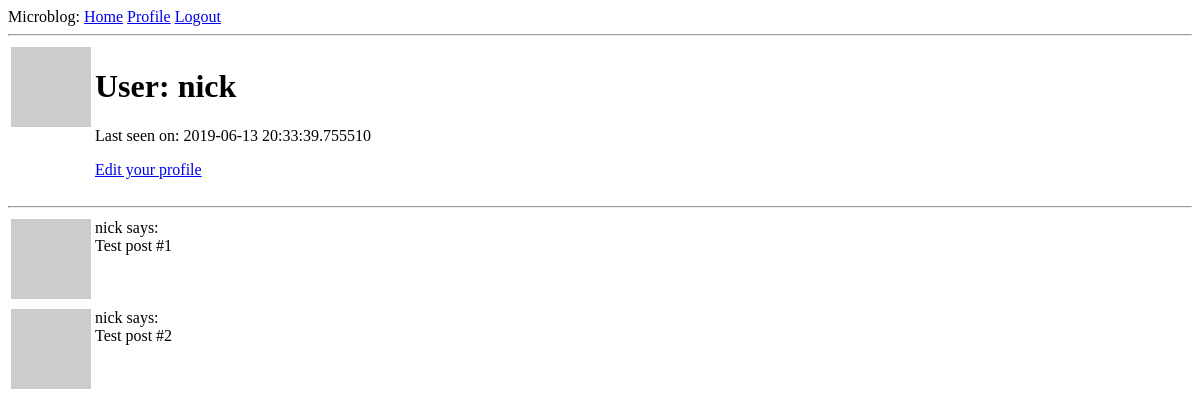
The app's page /user/nick (signed in), older data.
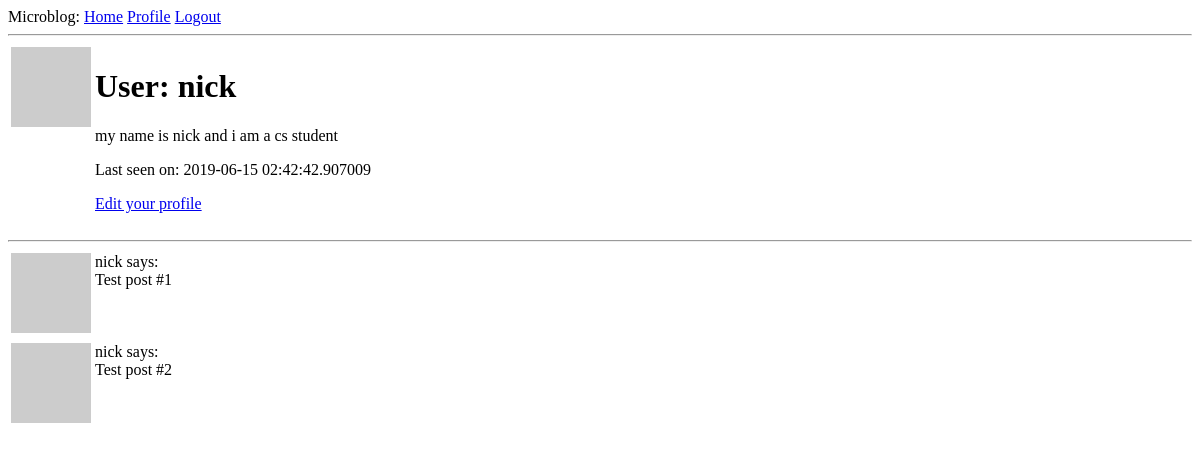
The same page, newer data.
### app/models.py (models this page shows, shortened)
class User(UserMixin, db.Model):
    id = db.Column(db.Integer, primary_key=True)
    username = db.Column(db.String(64), index = True, unique = True)
    email = db.Column(db.String(120), index =True, unique = True)
    password_hash = db.Column(db.String(128))
    about_me = db.Column(db.String(140))
    last_seen = db.Column(db.DateTime, default = datetime.utcnow)
    posts = db.relationship('Post', backref ='author',lazy='dynamic')
    def avatar(self,size):
        digest = md5(self.email.lower().encode('utf-8')).hexdigest()
        return 'https://www.gravatar.com/avatar/{}?d=identicon&s={}'.format(digest, size)

### app/routes.py (the view)
@app.route('/user/<username>')
@login_required # login must be required to view a profile!
def user(username):
    user = User.query.filter_by(username=username).first_or_404()
    posts = [
        {'author':user, 'body':'Test post #1'},
        {'author':user, 'body':'Test post #2'}
    ]
    return render_template('user.html', user=user, posts=posts)

### app/models.py (called while the page is built)
@login.user_loader  # this decorator registers the user loaded with Flask-Login
def load_user(id):
    return User.query.get(int(id))

### app/routes.py (called while the page is built)
@app.before_request
def before_request():
    if current_user.is_authenticated:
        current_user.last_seen = datetime.utcnow()
        db.session.commit()

### app/templates/user.html
{% extends "base.html" %}
{% block content %}
  <table>
    <tr valign="top">
      <td><img src="{{ user.avatar(128) }}" alt=""></td>
      <td>
        <h1>User: {{ user.username }}</h1>
        {% if user.about_me %} <p>{{ user.about_me }}</p> {% endif %}
        {% if user.last_seen %} <p>Last seen on: {{ user.last_seen }}</p> {% endif %}
        {% if user == current_user %}
          <p><a href="{{ url_for('edit_profile')  }}">Edit your profile</a></p>
        {% endif %}
      </td>
    </tr>
  </table>
  <hr>
  {% for post in posts %}
    {% include '_post.html' %}
  {% endfor %}
{% endblock %}

### app/templates/base.html (shortened to what this page needs)
<!DOCTYPE html>
<html lang="en" dir="ltr">
  <head>
  </head>
  <body>
      <div class="">
        Microblog:
        <a href="{{ url_for('index') }}">Home</a>
        {% if current_user.is_anonymous %}
        <a href="{{ url_for('login') }}">Login</a>
        {% else %}
        <a href="{{ url_for('user', username = current_user.username) }}">
        Profile</a>
        <a href="{{ url_for('logout') }}">Logout</a>
        {% endif %}
      </div>
      <hr>
      {% block content %}{% endblock %}
  </body>
</html>

### app/templates/_post.html
<table>
  <tr valign="top">
    <td><img src="{{ post.author.avatar(36) }}" alt=""></td>
    <td>{{ post.author.username }} says:<br>{{ post.body }}</td>
  </tr>
</table>

Row changes from the older to the newer data that the page shows:
changed User "nick": about_me (not shown) → "my name is nick and i am a cs student"; last_seen "2019-06-13 20:33:39.755510" → "2019-06-15 02:42:42.907009"
